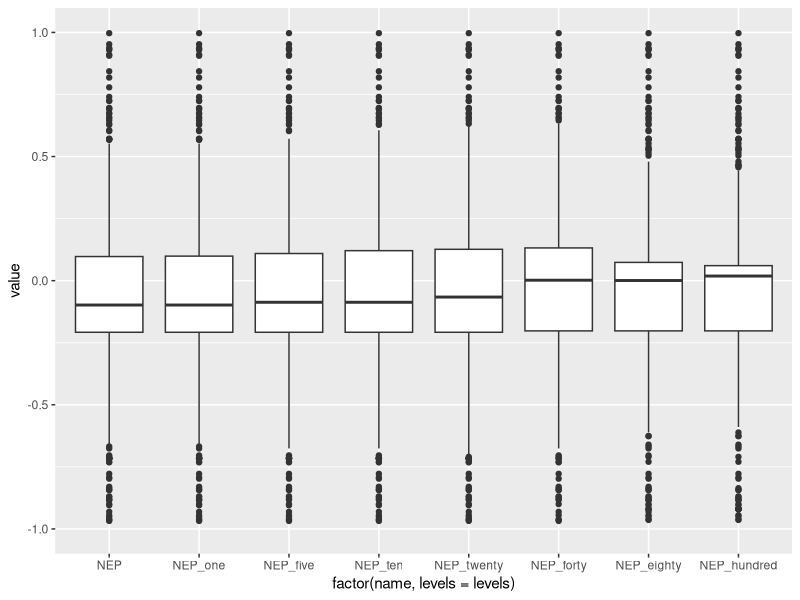

This figure's R source:
## ---- chunk 1
knitr::opts_chunk$set(echo = TRUE)
## ---- chunk 2
library(tidyverse)
library(ggpubr)
metaboutput <- read.csv("../../Data/Model_Output/MetabOutput_QAQC_15_22.csv")
head(metaboutput)

metaboutput1 <- metaboutput %>% 
  select(solarDay, GPP_QAQC, R_QAQC, NEM_QAQC) %>% 
  mutate(solarDay = ymd(solarDay))

#read in seasons data frame 
seasons_ts_operational <- read.csv("../../Data/Generated_Data/Seasons_operational_Ice.csv")
seasons_ts_operational$Date <- as.Date(seasons_ts_operational$Date)

metab_seasons_operational <- left_join(seasons_ts_operational, metaboutput1, by = c("Date" = "solarDay")) %>% 
  rename(corrected_Year = cor_Year)


metab_seasons <- metab_seasons_operational %>% 
  select(Date, Season, corrected_Year, icevector, GPP_QAQC, R_QAQC, NEM_QAQC)

## ---- chunk 3

#### Get variables to replace NAs
#get seasonal mean NEP for each year 
seasons_NEPs <- metab_seasons %>%  
  filter(Season != "Winter") %>% 
  group_by(Season, corrected_Year) %>% 
  summarise(NEP_mean = mean(NEM_QAQC, na.rm = T)) 

seasons_NEPs

#Fall 2018
fall_2018 <- seasons_NEPs %>% 
  filter(corrected_Year == 2018, Season == "Fall") 
fall_2018NEP <- (fall_2018$NEP_mean)

#Fall 2019
fall_2019 <- seasons_NEPs %>% 
  filter(corrected_Year == 2019, Season == "Fall") 
fall_2019NEP <- (fall_2019$NEP_mean)

#Fall 2020
fall_2020 <- seasons_NEPs %>% 
  filter(corrected_Year == 2020, Season == "Fall") 
fall_2020NEP <- (fall_2020$NEP_mean)

#Fall 2021
fall_2021 <- seasons_NEPs %>% 
  filter(corrected_Year == 2021, Season == "Fall") 
fall_2021NEP <- (fall_2021$NEP_mean)


#spring 2019
spring_2019 <- seasons_NEPs %>% 
  filter(corrected_Year == 2019, Season == "Spring") 
spring_2019NEP <- (spring_2019$NEP_mean)

#spring 2021
spring_2021 <- seasons_NEPs %>% 
  filter(corrected_Year == 2021, Season == "Spring") 
spring_2021NEP <- (spring_2021$NEP_mean)


#summer 2019
summer_2019 <- seasons_NEPs %>% 
  filter(corrected_Year == 2019, Season == "Summer") 
summer_2019NEP <- (summer_2019$NEP_mean)

#summer 2021
summer_2021 <- seasons_NEPs %>% 
  filter(corrected_Year == 2021, Season == "Summer") 
summer_2021NEP <- (summer_2021$NEP_mean)


#### get ice covered vs ice free mean NEP for each winter 
winterNEPs <- metab_seasons %>% 
  filter(corrected_Year %in% c(2019,2021)) %>% 
  filter(Season == "Winter") %>% 
  mutate(icevector = ifelse(icevector == 1, "ON", "OFF")) %>% 
  group_by(corrected_Year, Season, icevector) %>% 
  summarise(NEP_mean = mean(NEM_QAQC, na.rm = T))

winterNEPs

#under ice 2019
underice_2019 <- winterNEPs %>% 
  filter(corrected_Year == 2019, Season == "Winter", icevector == "ON") 
underice_2019NEP <- (underice_2019$NEP_mean)

#winter 2019 no ice
icefree_2019 <- winterNEPs %>% 
  filter(corrected_Year == 2019, Season == "Winter", icevector == "OFF") 
icefree_2019NEP <- (icefree_2019$NEP_mean)

#under ice 2021
underice_2021 <- winterNEPs %>% 
  filter(corrected_Year == 2021, Season == "Winter", icevector == "ON") 
underice_2021NEP <- (underice_2021$NEP_mean)

#winter 2021 no ice
icefree_2021 <- winterNEPs %>% 
  filter(corrected_Year == 2021, Season == "Winter", icevector == "OFF") 
icefree_2021NEP <- (icefree_2021$NEP_mean)


### Set up data needed for simulation and fill NAs 

#Get fall 2018 and 2020 for when ice expands past 40 additional days 
metab_fall18 <- metab_seasons %>%
  filter(corrected_Year == 2018,
         Season == "Fall") %>%
  mutate(NEP = NEM_QAQC) %>%
  mutate(NEP = ifelse(is.na(NEM_QAQC) & Season == "Fall", fall_2018NEP, NEM_QAQC)
                )

metab_fall20 <- metab_seasons %>%
  filter(corrected_Year == 2020,
         Season == "Fall") %>%
  mutate(NEP = NEM_QAQC) %>%
  mutate(NEP = ifelse(is.na(NEM_QAQC) & Season == "Fall", fall_2020NEP, NEM_QAQC)
                )

#set up 2019 
metab19 <- metab_seasons %>%
  filter(corrected_Year == 2019) %>%
  mutate(icevector = ifelse(icevector == 1, "ON", "OFF"),
           icevector = ifelse(Season == "Winter", icevector, NA)) %>%
  mutate(NEP = NEM_QAQC) %>%
  mutate(NEP = ifelse(is.na(NEM_QAQC) & Season == "Fall", fall_2019NEP, NEM_QAQC),
         NEP = ifelse(is.na(NEM_QAQC) & Season == "Spring", spring_2019NEP, NEP),
         NEP = ifelse(is.na(NEM_QAQC) & Season == "Summer", summer_2019NEP, NEP),
         NEP = ifelse(is.na(NEM_QAQC) & Season == "Winter" & icevector == "OFF", icefree_2019NEP, NEP),
         NEP = ifelse(is.na(NEM_QAQC) & Season == "Winter" & icevector == "ON", underice_2019NEP, NEP)
                )

#set up 2021
metab21 <- metab_seasons %>%
  filter(corrected_Year == 2021) %>%
  mutate(icevector = ifelse(icevector == 1, "ON", "OFF"),
           icevector = ifelse(Season == "Winter", icevector, NA)) %>%
  mutate(NEP = NEM_QAQC) %>%
  mutate(NEP = ifelse(is.na(NEM_QAQC) & Season == "Fall", fall_2021NEP, NEM_QAQC),
         NEP = ifelse(is.na(NEM_QAQC) & Season == "Spring", spring_2021NEP, NEP),
         NEP = ifelse(is.na(NEM_QAQC) & Season == "Summer", summer_2021NEP, NEP),
         NEP = ifelse(is.na(NEM_QAQC) & Season == "Winter" & icevector == "OFF", icefree_2021NEP, NEP),
         NEP = ifelse(is.na(NEM_QAQC) & Season == "Winter" & icevector == "ON", underice_2021NEP, NEP)
                )

#bind data together and format for simulation 
Dates_FIN <- rbind(metab_fall18, metab19, metab_fall20, metab21) %>%
  select(Date, corrected_Year, Season, icevector, NEP) 

## ---- chunk 4

### identify days that are ice free already in each year 
icefree2019 <- c(seq(ymd("2018-12-20"), ymd("2019-01-20"), by = "1 day"),
                 seq(ymd("2019-01-24"), ymd("2019-01-26"), by = "1 day"),
                 seq(ymd("2019-02-02"), ymd("2019-02-22"), by = "1 day"))

icefree2021 <- c(seq(ymd("2020-12-20"), ymd("2020-12-26"), by = "1 day"),
                 seq(ymd("2020-12-30"), ymd("2021-01-09"), by = "1 day"),
                 ymd("2021-02-09"), ymd("2021-02-10"))

####Set up vectors for different simulations adding ice cover back 
icefree2019_40days <- c(seq(ymd("2018-12-20"), ymd("2019-01-20"), by = "1 day"),
                 seq(ymd("2019-01-24"), ymd("2019-01-26"), by = "1 day"),
                 seq(ymd("2019-02-02"), ymd("2019-02-06"), by = "1 day"))

icefree2021_40days <- c(seq(ymd("2020-12-10"), ymd("2020-12-19"), by = "1 day"),
                           icefree2021,
                           seq(ymd("2021-02-23"), ymd("2021-03-04"), by = "1 day"))

icefree2019_80days <- c( seq(ymd("2018-12-08"), ymd("2018-12-19"), by = "1 day"),
                           icefree2019,
                           seq(ymd("2019-02-23"), ymd("2019-03-06"), by = "1 day"))

icefree2021_80days <- c( seq(ymd("2020-11-20"), ymd("2020-12-19"), by = "1 day"),
                           icefree2021,
                           seq(ymd("2021-02-23"), ymd("2021-03-24"), by = "1 day"))

icefree2019_100days <- c( seq(ymd("2018-11-28"), ymd("2018-12-19"), by = "1 day"),
                           icefree2019,
                           seq(ymd("2019-02-23"), ymd("2019-03-16"), by = "1 day"))

icefree2021_100days <- c( seq(ymd("2020-11-10"), ymd("2020-12-19"), by = "1 day"),
                           icefree2021,
                           seq(ymd("2021-02-23"), ymd("2021-04-03"), by = "1 day"))



#### Run simulations 
metab_simulations_TEST <- Dates_FIN %>% 
  mutate(
    #1 day sims
    NEP_1day = ifelse(Date == ymd("2018-12-20"), underice_2019NEP, NEP),
    NEP_1day = ifelse(Date == ymd("2020-12-20"), underice_2021NEP, NEP_1day),
    
    #5 day sims
    NEP_5day = ifelse(Date %in% seq(ymd("2018-12-20"), ymd("2018-12-24"), by = "1 day"), underice_2019NEP, NEP),
    NEP_5day = ifelse(Date %in% seq(ymd("2020-12-20"), ymd("2020-12-24"), by = "1 day"), underice_2021NEP, NEP_5day),
    
    #10 day sims
    NEP_10day = ifelse(Date %in% seq(ymd("2018-12-20"), ymd("2018-12-29"), by = "1 day"), underice_2019NEP, NEP),
    NEP_10day = ifelse(Date %in% seq(ymd("2020-12-31"), ymd("2021-01-09"), by = "1 day"), underice_2021NEP, NEP_10day),
    
    #20 day sims
    NEP_20day = ifelse(Date %in% seq(ymd("2018-12-20"), ymd("2019-01-08"), by = "1 day"), underice_2019NEP, NEP),
    NEP_20day = ifelse(Date %in% icefree2021, underice_2021NEP, NEP_20day),
    
    #40 day sims
    NEP_40day = ifelse(Date %in% icefree2019_40days, underice_2019NEP, NEP),
    NEP_40day = ifelse(Date %in% icefree2021_40days, underice_2021NEP, NEP_40day),

    #80 day sims
    NEP_80day = ifelse(Date %in% icefree2019_80days, underice_2019NEP, NEP),
    NEP_80day = ifelse(Date %in% icefree2021_80days, underice_2021NEP, NEP),
    
    #100 day sims
    NEP_100day = ifelse(Date %in% icefree2019_100days, underice_2019NEP, NEP),
    NEP_100day = ifelse(Date %in% icefree2021_100days, underice_2021NEP, NEP)

  )


#Get summary for NEP 0 - 20 days 
results0to20 <- metab_simulations_TEST %>% 
  select(Date, corrected_Year, Season, NEP, NEP_1day, NEP_5day, NEP_10day, NEP_20day) %>% 
  filter(corrected_Year %in% c(2019,2021)) %>% 
  group_by(corrected_Year) %>% 
  summarise(NEP = mean(NEP),
            NEP_1day = mean(NEP_1day),
            NEP_5day = mean(NEP_5day),
            NEP_10day = mean(NEP_10day),
            NEP_20day = mean(NEP_20day) )

results2019_40 <- metab_simulations_TEST %>% 
  select(Date, corrected_Year, Season, NEP_40day) %>% 
  filter(corrected_Year == 2019) %>%  
  group_by(corrected_Year) %>% 
  summarise(NEP_40day = mean(NEP_40day))


results2021_40 <- metab_simulations_TEST %>% 
  select(Date, corrected_Year, Season, NEP_40day) %>% 
  filter(Date %in% seq(ymd("2020-12-10"), ymd("2021-12-09"), by = "1 day")) %>%  
  summarise(NEP_40day = mean(NEP_40day)) %>% 
  mutate(corrected_Year = 2021)

results_40day <- rbind(results2019_40, results2021_40)

results2019_80 <- metab_simulations_TEST %>% 
  select(Date, corrected_Year, Season, NEP_80day) %>% 
  filter(Date %in% seq(ymd("2018-12-08"), ymd("2019-12-07"), by = "1 day")) %>%  
  summarise(NEP_80day = mean(NEP_80day)) %>% 
  mutate(corrected_Year = 2019)

results2021_80 <- metab_simulations_TEST %>% 
  select(Date, corrected_Year, Season, NEP_80day) %>% 
  filter(Date %in% seq(ymd("2020-11-20"), ymd("2021-11-19"), by = "1 day")) %>%  
  summarise(NEP_80day = mean(NEP_80day)) %>% 
  mutate(corrected_Year = 2021)

results_80day <- rbind(results2019_80, results2021_80)


results2019_100 <- metab_simulations_TEST %>% 
  select(Date, corrected_Year, Season, NEP_100day) %>% 
  filter(Date %in% seq(ymd("2018-11-28"), ymd("2019-11-27"), by = "1 day")) %>%  
  summarise(NEP_100day = mean(NEP_100day)) %>% 
  mutate(corrected_Year = 2019)

results2021_100 <- metab_simulations_TEST %>% 
  select(Date, corrected_Year, Season, NEP_100day) %>% 
  filter(Date %in% seq(ymd("2020-11-10"), ymd("2021-11-09"), by = "1 day")) %>%  
  summarise(NEP_100day = mean(NEP_100day)) %>% 
  mutate(corrected_Year = 2021)

results_100day <- rbind(results2019_100, results2021_100)

results1 <- left_join(results0to20, results_40day, by = "corrected_Year")
results2 <- left_join(results1, results_80day, by = "corrected_Year") 
results3 <- left_join(results2, results_100day, by = "corrected_Year") %>%  mutate_if(is.numeric, round, digits=2)

results3


#### stats

###set up data frame 

#0 to 20 days
results0to20_K <- metab_simulations_TEST %>% 
  select(Date, corrected_Year, Season, NEP, NEP_1day, NEP_5day, NEP_10day, NEP_20day) %>% 
  filter(corrected_Year %in% c(2019,2021)) 

results0to20_K <- results0to20_K[-c(366),]

#40 days
results2019_40_K <- metab_simulations_TEST %>% 
  select(Date, corrected_Year, Season, NEP_40day) %>% 
  filter(corrected_Year == 2019) 

results2021_40_K <- metab_simulations_TEST %>% 
  select(Date, corrected_Year, Season, NEP_40day) %>% 
  filter(Date %in% seq(ymd("2020-12-10"), ymd("2021-12-09"), by = "1 day")) 

results_40_K <- rbind(results2019_40_K, results2021_40_K)


results2019_80_K <- metab_simulations_TEST %>% 
  select(Date, corrected_Year, Season, NEP_80day) %>% 
  filter(Date %in% seq(ymd("2018-12-08"), ymd("2019-12-07"), by = "1 day"))

results2021_80_K <- metab_simulations_TEST %>% 
  select(Date, corrected_Year, Season, NEP_80day) %>% 
  filter(Date %in% seq(ymd("2020-11-20"), ymd("2021-11-19"), by = "1 day"))

results_80_K <- rbind(results2019_80_K, results2021_80_K)


results2019_100_K <- metab_simulations_TEST %>% 
  select(Date, corrected_Year, Season, NEP_100day) %>% 
  filter(Date %in% seq(ymd("2018-11-28"), ymd("2019-11-27"), by = "1 day")) 

results2021_100_K <- metab_simulations_TEST %>% 
  select(Date, corrected_Year, Season, NEP_100day) %>% 
  filter(Date %in% seq(ymd("2020-11-10"), ymd("2021-11-09"), by = "1 day")) 

results_100_K <- rbind(results2019_100_K, results2021_100_K)


# run kruskal wallis test
k201921 <- data.frame(NEP = results0to20_K$NEP, NEP_one = results0to20_K$NEP_1day, NEP_five = results0to20_K$NEP_5day, NEP_ten = results0to20_K$NEP_10day, NEP_twenty = results0to20_K$NEP_20day, NEP_forty = results_40_K$NEP_40day, NEP_eighty = results_80_K$NEP_80day, NEP_hundred = results_100_K$NEP_100day)
k201921 <- k201921 %>% 
  mutate(num = row_number())

k201921long <- k201921 %>%  pivot_longer(-9)
kruskal <- kruskal.test(value ~ name, data = k201921long)
kruskal

levels <- c("NEP", "NEP_one", "NEP_five", "NEP_ten", "NEP_twenty", "NEP_forty", "NEP_eighty", "NEP_hundred")

k201921long %>% 
  ggplot(aes(x = factor(name, levels = levels), y = value))+
  geom_boxplot()+
  ylim(-1,1)


#run dunn post hoc test
# dunn <- FSA::dunnTest(value ~ name, data = k201921long)
# dunn_letters <- dunn$res
# dunn_letters_list <- rcompanion::cldList(comparison = dunn_letters$Comparison, p.value = dunn_letters$P.adj, threshold = 0.05)
# dunn_letters_list



